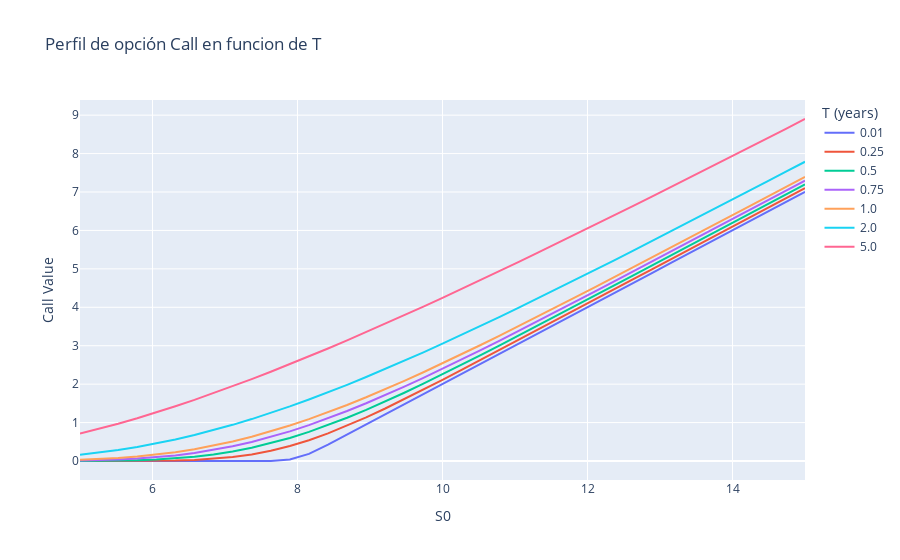

Notebook cell for this chart:
### Code cell
# Crear el gráfico

fig = df_res.plot(title='Perfil de opción Call en funcion de T',
                 labels=dict(index="S0", value="Call Value", variable="T (years)"))
#fig.add_trace(go.Scatter(x=s0, y=np.maximum(s0-K, 0), mode="lines"))

fig.show()
